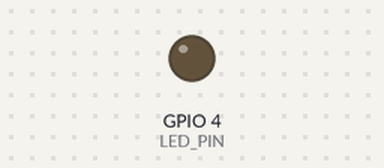
Recording of a sketch running on a simulated ESP32. On the bench: output pins drawn as LEDs (lit = HIGH). WiFi joins after 1.5 s; servers stay silent unless stated; uploads are accepted with an empty reply; the camera gives no picture; what the sketch prints to the serial monitor is not drawn.

Above: at 5.8 s.
At 9.3 s:
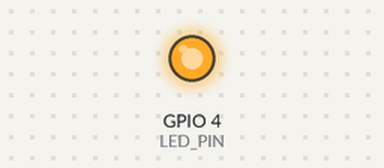
Timing chart, 0 to 13.4 s (numbered marks = the images above):
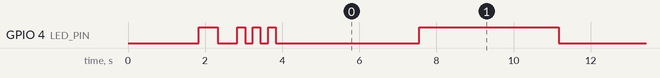

Measured:
- by itself, GPIO 4 (LED_PIN): repeats every 0.40 s: HIGH 0.20 s, LOW 0.20 s

The sketch:

esp32_cam.ino
```cpp
/*
 * ═══════════════════════════════════════════════════════════
 * ESP32-CAM AI SURVEILLANCE SYSTEM
 * ═══════════════════════════════════════════════════════════
 * Production-ready firmware for ESP32-CAM with YOLOv8 backend
 * Features: Auto-reconnect, error recovery, optimized streaming
 * ═══════════════════════════════════════════════════════════
 */

#include "esp_camera.h"
#include <WiFi.h>
#include <HTTPClient.h>

/* ═══════════════════════════════════════════════════════════
 * CONFIGURATION - UPDATE THESE VALUES
 * ═══════════════════════════════════════════════════════════ */

// WiFi Credentials
const char* WIFI_SSID = "Samsung";
const char* WIFI_PASS = "eerr123f";

// Server Configuration
// 🔴 CRITICAL: Use your PC's actual IP address (check with ipconfig)
const char* SERVER_URL = "http://10.89.63.65:5000/upload_frame";
const char* CAMERA_ID = "ESP32_CAM_01";

// Performance Settings
// BALANCED FOR QUALITY & SPEED
const unsigned long FRAME_INTERVAL = 100;  // 10 FPS Target
const int HTTP_TIMEOUT = 2000;             // 2 second timeout
const int WIFI_RETRY_DELAY = 500;          // WiFi retry delay
const int MAX_WIFI_RETRIES = 50;           // Max WiFi connection attempts

/* ═══════════════════════════════════════════════════════════
 * AI THINKER ESP32-CAM PIN CONFIGURATION
 * ═══════════════════════════════════════════════════════════ */
#define PWDN_GPIO_NUM     32
#define RESET_GPIO_NUM    -1
#define XCLK_GPIO_NUM      0
#define SIOD_GPIO_NUM     26
#define SIOC_GPIO_NUM     27
#define Y9_GPIO_NUM       35
#define Y8_GPIO_NUM       34
#define Y7_GPIO_NUM       39
#define Y6_GPIO_NUM       36
#define Y5_GPIO_NUM       21
#define Y4_GPIO_NUM       19
#define Y3_GPIO_NUM       18
#define Y2_GPIO_NUM        5
#define VSYNC_GPIO_NUM    25
#define HREF_GPIO_NUM     23
#define PCLK_GPIO_NUM     22
#define LED_PIN            4

/* ═══════════════════════════════════════════════════════════
 * GLOBAL STATE
 * ═══════════════════════════════════════════════════════════ */
unsigned long lastFrameTime = 0;
unsigned long lastWiFiCheck = 0;
uint32_t frameCount = 0;
uint32_t successCount = 0;
uint32_t errorCount = 0;

/* ═══════════════════════════════════════════════════════════
 * SETUP - RUNS ONCE ON BOOT
 * ═══════════════════════════════════════════════════════════ */
void setup() {
  // Initialize Serial
  Serial.begin(115200);
  Serial.setDebugOutput(false);
  delay(1000);

  // Print banner
  Serial.println("\n╔═══════════════════════════════════════════╗");
  Serial.println("║   ESP32-CAM AI SURVEILLANCE SYSTEM        ║");
  Serial.println("╚═══════════════════════════════════════════╝\n");

  // Initialize LED
  pinMode(LED_PIN, OUTPUT);
  digitalWrite(LED_PIN, LOW);

  // Initialize camera
  if (!initCamera()) {
    Serial.println("❌ FATAL: Camera initialization failed");
    Serial.println("   → Check camera ribbon cable");
    Serial.println("   → Restarting in 5 seconds...");
    delay(5000);
    ESP.restart();
  }

  // Connect to WiFi
  if (!connectWiFi()) {
    Serial.println("❌ FATAL: WiFi connection failed");
    Serial.println("   → Check SSID and password");
    Serial.println("   → Ensure 2.4GHz network");
    Serial.println("   → Restarting in 5 seconds...");
    delay(5000);
    ESP.restart();
  }

  // Success indicator
  blinkLED(3, 200);
  Serial.println("\n✅ SYSTEM READY - Starting frame capture\n");
  Serial.println("═══════════════════════════════════════════\n");
}

/* ═══════════════════════════════════════════════════════════
 * MAIN LOOP - RUNS CONTINUOUSLY
 * ═══════════════════════════════════════════════════════════ */
void loop() {
  // Check WiFi connection every 10 seconds
  if (millis() - lastWiFiCheck > 10000) {
    if (WiFi.status() != WL_CONNECTED) {
      Serial.println("⚠️  WiFi disconnected - reconnecting...");
      connectWiFi();
    }
    lastWiFiCheck = millis();
  }

  // Capture and send frame at specified interval
  if (millis() - lastFrameTime >= FRAME_INTERVAL) {
    captureAndSendFrame();
    lastFrameTime = millis();
  }

  // Small delay to prevent watchdog issues
  delay(10);
}

/* ═══════════════════════════════════════════════════════════
 * CAMERA INITIALIZATION
 * ═══════════════════════════════════════════════════════════ */
bool initCamera() {
  Serial.println("📷 Initializing camera...");

  camera_config_t config;
  config.ledc_channel = LEDC_CHANNEL_0;
  config.ledc_timer   = LEDC_TIMER_0;
  config.pin_d0       = Y2_GPIO_NUM;
  config.pin_d1       = Y3_GPIO_NUM;
  config.pin_d2       = Y4_GPIO_NUM;
  config.pin_d3       = Y5_GPIO_NUM;
  config.pin_d4       = Y6_GPIO_NUM;
  config.pin_d5       = Y7_GPIO_NUM;
  config.pin_d6       = Y8_GPIO_NUM;
  config.pin_d7       = Y9_GPIO_NUM;
  config.pin_xclk     = XCLK_GPIO_NUM;
  config.pin_pclk     = PCLK_GPIO_NUM;
  config.pin_vsync    = VSYNC_GPIO_NUM;
  config.pin_href     = HREF_GPIO_NUM;
  config.pin_sscb_sda = SIOD_GPIO_NUM;
  config.pin_sscb_scl = SIOC_GPIO_NUM;
  config.pin_pwdn     = PWDN_GPIO_NUM;
  config.pin_reset    = RESET_GPIO_NUM;

  // BALANCED SETTINGS
  config.xclk_freq_hz = 20000000;
  config.pixel_format = PIXFORMAT_JPEG;
  config.frame_size   = FRAMESIZE_VGA;  // 640x480 (Good Detail)
  config.jpeg_quality = 12;             // High Quality
  config.fb_count     = 2;              // Double buffering
  config.grab_mode    = CAMERA_GRAB_LATEST;

  // Initialize camera
  esp_err_t err = esp_camera_init(&config);
  if (err != ESP_OK) {
    Serial.printf("   ❌ Camera init failed: 0x%x\n", err);
    return false;
  }

  // Get camera sensor
  sensor_t * s = esp_camera_sensor_get();
  if (s) {
    // HIGH BRIGHTNESS SETTINGS
    s->set_brightness(s, 2);     // -2 to 2 (Max Brightness)
    s->set_contrast(s, 1);       // -2 to 2 (Higher Contrast)
    s->set_saturation(s, 1);     // -2 to 2 (Vivid Colors)
    s->set_whitebal(s, 1);       // Enable auto white balance
    s->set_awb_gain(s, 1);       // Enable auto white balance gain
    s->set_wb_mode(s, 0);        // Auto white balance mode
    s->set_exposure_ctrl(s, 1);  // Enable auto exposure
    s->set_aec2(s, 1);           // Enable AEC2 (DSP)
    s->set_ae_level(s, 2);       // Increase AE Level (-2 to 2)
    s->set_gain_ctrl(s, 1);      // Enable auto gain
    s->set_agc_gain(s, 0);       // Auto gain value
    s->set_gainceiling(s, (gainceiling_t)GAINCEILING_128X);  // Max Gain Ceiling
    s->set_bpc(s, 0);            // Disable black pixel correction
    s->set_wpc(s, 1);            // Enable white pixel correction
    s->set_raw_gma(s, 1);        // Enable gamma correction
    s->set_lenc(s, 1);           // Enable lens correction
    s->set_hmirror(s, 0);        // Disable horizontal mirror
    s->set_vflip(s, 0);          // Disable vertical flip
    s->set_dcw(s, 1);            // Enable downsize
    s->set_colorbar(s, 0);       // Disable color bar test pattern
  }

  Serial.println("   ✅ Camera initialized (VGA 640x480)");
  return true;
}

/* ═══════════════════════════════════════════════════════════
 * WIFI CONNECTION
 * ═══════════════════════════════════════════════════════════ */
bool connectWiFi() {
  Serial.println("📡 Connecting to WiFi...");
  Serial.printf("   SSID: %s\n", WIFI_SSID);

  WiFi.mode(WIFI_STA);
  WiFi.begin(WIFI_SSID, WIFI_PASS);

  int attempts = 0;
  while (WiFi.status() != WL_CONNECTED && attempts < MAX_WIFI_RETRIES) {
    delay(WIFI_RETRY_DELAY);
    Serial.print(".");
    attempts++;

    // Blink LED during connection
    digitalWrite(LED_PIN, attempts % 2);
  }

  digitalWrite(LED_PIN, LOW);

  if (WiFi.status() != WL_CONNECTED) {
    Serial.println("\n   ❌ WiFi connection failed");
    return false;
  }

  Serial.println("\n   ✅ WiFi connected");
  Serial.print("   IP Address: ");
  Serial.println(WiFi.localIP());
  Serial.print("   Signal: ");
  Serial.print(WiFi.RSSI());
  Serial.println(" dBm");
  Serial.print("   Server: ");
  Serial.println(SERVER_URL);

  return true;
}

/* ═══════════════════════════════════════════════════════════
 * CAPTURE AND SEND FRAME
 * ═══════════════════════════════════════════════════════════ */
void captureAndSendFrame() {
  // Capture frame
  camera_fb_t *fb = esp_camera_fb_get();
  if (!fb) {
    Serial.println("❌ Camera capture failed");
    errorCount++;
    return;
  }

  frameCount++;

  // Check WiFi before sending
  if (WiFi.status() != WL_CONNECTED) {
    Serial.println("⚠️  WiFi not connected - skipping frame");
    esp_camera_fb_return(fb);
    errorCount++;
    return;
  }

  // Send frame to server
  HTTPClient http;
  http.begin(SERVER_URL);
  http.setTimeout(HTTP_TIMEOUT);
  http.addHeader("Content-Type", "image/jpeg");
  http.addHeader("X-Camera-ID", CAMERA_ID);

  int httpCode = http.POST(fb->buf, fb->len);

  // Process response
  if (httpCode > 0) {
    successCount++;

    // Log every 20th frame to reduce serial spam
    if (frameCount % 20 == 0) {
      Serial.printf("📤 Frame %lu | HTTP %d | Size: %lu KB | Success: %lu | Errors: %lu\n",
                    frameCount, httpCode, fb->len / 1024, successCount, errorCount);
    }

    // Blink LED on successful send
    if (frameCount % 10 == 0) {
      digitalWrite(LED_PIN, !digitalRead(LED_PIN));
    }
  } else {
    errorCount++;
    Serial.printf("❌ Frame %lu | HTTP ERROR: %s\n",
                  frameCount, http.errorToString(httpCode).c_str());

    // If too many errors, try reconnecting WiFi
    if (errorCount > 10 && errorCount % 10 == 0) {
      Serial.println("⚠️  Multiple errors detected - checking WiFi...");
      connectWiFi();
    }
  }

  http.end();
  esp_camera_fb_return(fb);
}

/* ═══════════════════════════════════════════════════════════
 * UTILITY FUNCTIONS
 * ═══════════════════════════════════════════════════════════ */
void blinkLED(int times, int delayMs) {
  for (int i = 0; i < times; i++) {
    digitalWrite(LED_PIN, HIGH);
    delay(delayMs);
    digitalWrite(LED_PIN, LOW);
    delay(delayMs);
  }
}
```
